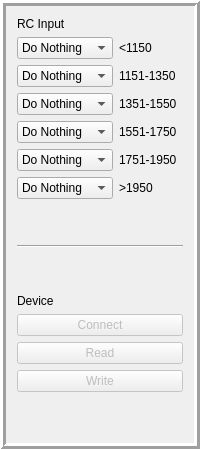
     <widget class="QFrame" name="frame">
      <property name="frameShape">
       <enum>QFrame::Box</enum>
      </property>
      <property name="frameShadow">
       <enum>QFrame::Raised</enum>
      </property>
      <property name="lineWidth">
       <number>3</number>
      </property>
      <layout class="QGridLayout" name="gridLayout">
       <item row="4" column="0">
        <widget class="QComboBox" name="rcInComboBox4">
         <item>
          <property name="text">
           <string>Do Nothing</string>
          </property>
         </item>
         <item>
          <property name="text">
           <string>Off</string>
          </property>
         </item>
         <item>
          <property name="text">
           <string>Pattern A</string>
          </property>
         </item>
         <item>
          <property name="text">
           <string>Pattern B</string>
          </property>
         </item>
         <item>
          <property name="text">
           <string>Pattern C</string>
          </property>
         </item>
         <item>
          <property name="text">
           <string>Next Pattern</string>
          </property>
         </item>
        </widget>
       </item>
       <item row="5" column="0">
        <widget class="QComboBox" name="rcInComboBox5">
         <item>
          <property name="text">
           <string>Do Nothing</string>
          </property>
         </item>
         <item>
          <property name="text">
           <string>Off</string>
          </property>
         </item>
         <item>
          <property name="text">
           <string>Pattern A</string>
          </property>
         </item>
         <item>
          <property name="text">
           <string>Pattern B</string>
          </property>
         </item>
         <item>
          <property name="text">
           <string>Pattern C</string>
          </property>
         </item>
         <item>
          <property name="text">
           <string>Next Pattern</string>
          </property>
         </item>
        </widget>
       </item>
       <item row="6" column="0">
        <widget class="QComboBox" name="rcInComboBox6">
         <item>
          <property name="text">
           <string>Do Nothing</string>
          </property>
         </item>
         <item>
          <property name="text">
           <string>Off</string>
          </property>
         </item>
         <item>
          <property name="text">
           <string>Pattern A</string>
          </property>
         </item>
         <item>
          <property name="text">
           <string>Pattern B</string>
          </property>
         </item>
         <item>
          <property name="text">
           <string>Pattern C</string>
          </property>
         </item>
         <item>
          <property name="text">
           <string>Next Pattern</string>
          </property>
         </item>
        </widget>
       </item>
       <item row="10" column="0">
        <widget class="QLabel" name="label_5">
         <property name="text">
          <string>Device</string>
         </property>
        </widget>
       </item>
       <item row="5" column="1">
        <widget class="QLabel" name="label_11">
         <property name="text">
          <string>1751-1950</string>
         </property>
        </widget>
       </item>
       <item row="1" column="0">
        <widget class="QComboBox" name="rcInComboBox1">
         <item>
          <property name="text">
           <string>Do Nothing</string>
          </property>
         </item>
         <item>
          <property name="text">
           <string>Off</string>
          </property>
         </item>
         <item>
          <property name="text">
           <string>Pattern A</string>
          </property>
         </item>
         <item>
          <property name="text">
           <string>Pattern B</string>
          </property>
         </item>
         <item>
          <property name="text">
           <string>Pattern C</string>
          </property>
         </item>
         <item>
          <property name="text">
           <string>Next Pattern</string>
          </property>
         </item>
        </widget>
       </item>
       <item row="9" column="0">
        <spacer name="verticalSpacer_3">
         <property name="orientation">
          <enum>Qt::Vertical</enum>
         </property>
         <property name="sizeHint" stdset="0">
          <size>
           <width>20</width>
           <height>40</height>
          </size>
         </property>
        </spacer>
       </item>
       <item row="8" column="0" colspan="2">
        <widget class="Line" name="line">
         <property name="sizePolicy">
          <sizepolicy hsizetype="Minimum" vsizetype="Fixed">
           <horstretch>0</horstretch>
           <verstretch>0</verstretch>
          </sizepolicy>
         </property>
         <property name="orientation">
          <enum>Qt::Horizontal</enum>
         </property>
        </widget>
       </item>
       <item row="13" column="0" colspan="2">
        <widget class="QPushButton" name="writePushButton">
         <property name="enabled">
          <bool>false</bool>
         </property>
         <property name="text">
          <string>Write</string>
         </property>
        </widget>
       </item>
       <item row="6" column="1">
        <widget class="QLabel" name="label_47">
         <property name="text">
          <string>&gt;1950</string>
         </property>
        </widget>
       </item>
       <item row="14" column="0">
        <spacer name="verticalSpacer_2">
         <property name="orientation">
          <enum>Qt::Vertical</enum>
         </property>
         <property name="sizeHint" stdset="0">
          <size>
           <width>20</width>
           <height>40</height>
          </size>
         </property>
        </spacer>
       </item>
       <item row="1" column="1">
        <widget class="QLabel" name="label_2">
         <property name="text">
          <string>&lt;1150</string>
         </property>
        </widget>
       </item>
       <item row="12" column="0" colspan="2">
        <widget class="QPushButton" name="readPushButton">
         <property name="enabled">
          <bool>false</bool>
         </property>
         <property name="text">
          <string>Read</string>
         </property>
        </widget>
       </item>
       <item row="3" column="0">
        <widget class="QComboBox" name="rcInComboBox3">
         <item>
          <property name="text">
           <string>Do Nothing</string>
          </property>
         </item>
         <item>
          <property name="text">
           <string>Off</string>
          </property>
         </item>
         <item>
          <property name="text">
           <string>Pattern A</string>
          </property>
         </item>
         <item>
          <property name="text">
           <string>Pattern B</string>
          </property>
         </item>
         <item>
          <property name="text">
           <string>Pattern C</string>
          </property>
         </item>
         <item>
          <property name="text">
           <string>Next Pattern</string>
          </property>
         </item>
        </widget>
       </item>
       <item row="0" column="0">
        <widget class="QLabel" name="label">
         <property name="text">
          <string>RC Input</string>
         </property>
        </widget>
       </item>
       <item row="2" column="0">
        <widget class="QComboBox" name="rcInComboBox2">
         <item>
          <property name="text">
           <string>Do Nothing</string>
          </property>
         </item>
         <item>
          <property name="text">
           <string>Off</string>
          </property>
         </item>
         <item>
          <property name="text">
           <string>Pattern A</string>
          </property>
         </item>
         <item>
          <property name="text">
           <string>Pattern B</string>
          </property>
         </item>
         <item>
          <property name="text">
           <string>Pattern C</string>
          </property>
         </item>
         <item>
          <property name="text">
           <string>Next Pattern</string>
          </property>
         </item>
        </widget>
       </item>
       <item row="7" column="0">
        <spacer name="verticalSpacer">
         <property name="orientation">
          <enum>Qt::Vertical</enum>
         </property>
         <property name="sizeHint" stdset="0">
          <size>
           <width>20</width>
           <height>40</height>
          </size>
         </property>
        </spacer>
       </item>
       <item row="4" column="1">
        <widget class="QLabel" name="label_10">
         <property name="text">
          <string>1551-1750</string>
         </property>
        </widget>
       </item>
       <item row="2" column="1">
        <widget class="QLabel" name="label_3">
         <property name="text">
          <string>1151-1350</string>
         </property>
        </widget>
       </item>
       <item row="3" column="1">
        <widget class="QLabel" name="label_9">
         <property name="text">
          <string>1351-1550</string>
         </property>
        </widget>
       </item>
       <item row="11" column="0" colspan="2">
        <widget class="QPushButton" name="connectPushButton">
         <property name="enabled">
          <bool>false</bool>
         </property>
         <property name="text">
          <string>Connect</string>
         </property>
        </widget>
       </item>
      </layout>
     </widget>
